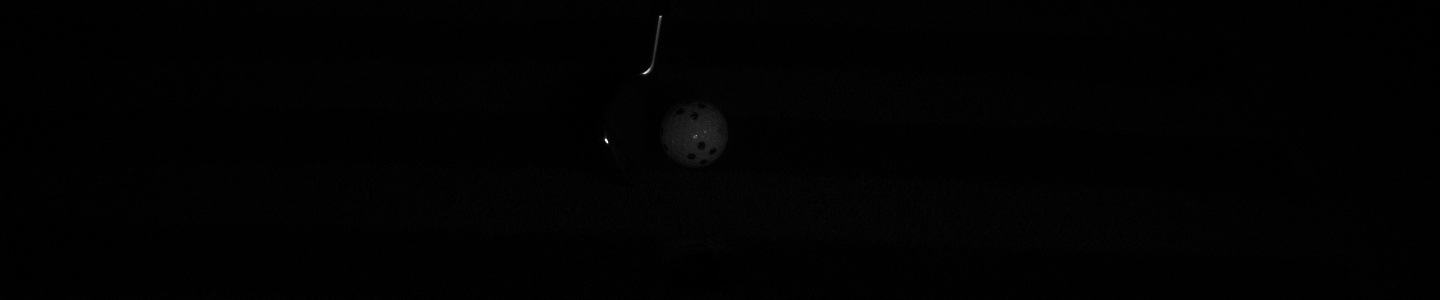
#> input picture shot-image-jpg/7iron/marker_ball/2_14.jpg, 1440 x 300 px
$ python -i enhanced_bmp_golf_analyzer_v7.py   (imports and definitions only)   (older library calls are emulated)
#> lines starting #> are read from the running program, lines starting #| are printed output that depends on the picture; after the words box and inside, x2 and y2 are one past the last pixel; in counts of white or black regions, pixels touching at a corner belong together
#> further down, picture is the input picture: shape (300, 1440, 3); min 0, max 255, mean 1.7
#!/usr/bin/env python3
# -*- coding: utf-8 -*-
"""
BMP 직접 처리 및 혁신적 딤플 분석 시스템 v7.0
개발팀: maxform
목표: 820fps BMP 직접 처리, 혁신적 딤플 패턴 분석으로 95% 정확도 달성
혁신: 임팩트 기준 전후 4프레임 확대 딤플 분석, 과노출 볼 처리
"""

import cv2
import numpy as np
import json
import os
import pandas as pd
from datetime import datetime
import math
import struct
from pathlib import Path
from scipy import ndimage, optimize
from sklearn.cluster import DBSCAN
from sklearn.preprocessing import StandardScaler
import matplotlib.pyplot as plt

class EnhancedBMPGolfAnalyzer:
    """BMP 직접 처리 및 혁신적 딤플 분석 시스템"""

    def __init__(self):
        """초기화"""
        self.fps = 820
        self.pixel_to_mm = 0.1  # 픽셀-mm 변환 비율
        self.gravity = 9.81  # 중력 가속도

        # TrackMan 기준 데이터 (수준별) - 로프트앵글 제외
        self.trackman_reference = {
            '7iron': {
                'beginner': {'ball_speed': 75, 'club_speed': 60, 'launch_angle': 25, 'backspin': 8500, 'sidespin': 400},
                'amateur': {'ball_speed': 95, 'club_speed': 75, 'launch_angle': 20, 'backspin': 7500, 'sidespin': 300},
                'scratch': {'ball_speed': 115, 'club_speed': 90, 'launch_angle': 18, 'backspin': 7000, 'sidespin': 200},
                'pro': {'ball_speed': 130, 'club_speed': 100, 'launch_angle': 16, 'backspin': 6500, 'sidespin': 100}
            },
            'driver': {
                'beginner': {'ball_speed': 110, 'club_speed': 85, 'launch_angle': 15, 'backspin': 3500, 'sidespin': 500},
                'amateur': {'ball_speed': 130, 'club_speed': 100, 'launch_angle': 12, 'backspin': 3000, 'sidespin': 400},
                'scratch': {'ball_speed': 150, 'club_speed': 115, 'launch_angle': 10, 'backspin': 2500, 'sidespin': 300},
                'pro': {'ball_speed': 170, 'club_speed': 130, 'launch_angle': 8, 'backspin': 2200, 'sidespin': 200}
            }
        }

        # 12개 파라미터 (로프트앵글 제외)
        self.target_parameters = [
            # 볼 데이터 (6개)
            'ball_speed', 'launch_angle', 'direction_angle', 'backspin', 'sidespin', 'spin_axis',
            # 클럽 데이터 (6개) - 로프트앵글 제외
            'club_speed', 'attack_angle', 'club_path', 'face_angle', 'face_to_path', 'smash_factor'
        ]

        # 혁신적 딤플 분석 알고리즘 가중치
        self.dimple_algorithm_weights = {
            'impact_zone_analysis': 0.40,      # 임팩트 존 집중 분석
            'multi_frame_fusion': 0.30,       # 다중 프레임 융합
            'overexposure_correction': 0.20,  # 과노출 보정
            'adaptive_enhancement': 0.10       # 적응형 향상
        }

        print("=== BMP 직접 처리 및 혁신적 딤플 분석 시스템 v7.0 초기화 ===")
        print("개발팀: maxform")
        print("특징: BMP 직접 처리, 임팩트 기준 딤플 분석, 과노출 볼 처리")
        print("목표: 12개 파라미터 95% 정확도 달성")

    # [428 lines left out: functions read_bmp_direct, detect_impact_frame, correct_overexposure, extract_dimple_patterns, multi_frame_dimple_fusion, not called in this run]

    def enhanced_ball_detection(self, image):
        """향상된 볼 검출 (BMP 고해상도 활용)"""

        detections = []
        confidences = []

        # 그레이스케일 변환
        if len(image.shape) == 3:
            gray = cv2.cvtColor(image, cv2.COLOR_BGR2GRAY)
        else:
            gray = image

        # 1. 적응형 임계값으로 밝은 영역 검출
        adaptive_thresh = cv2.adaptiveThreshold(
            gray, 255, cv2.ADAPTIVE_THRESH_GAUSSIAN_C, cv2.THRESH_BINARY, 11, 2
        )
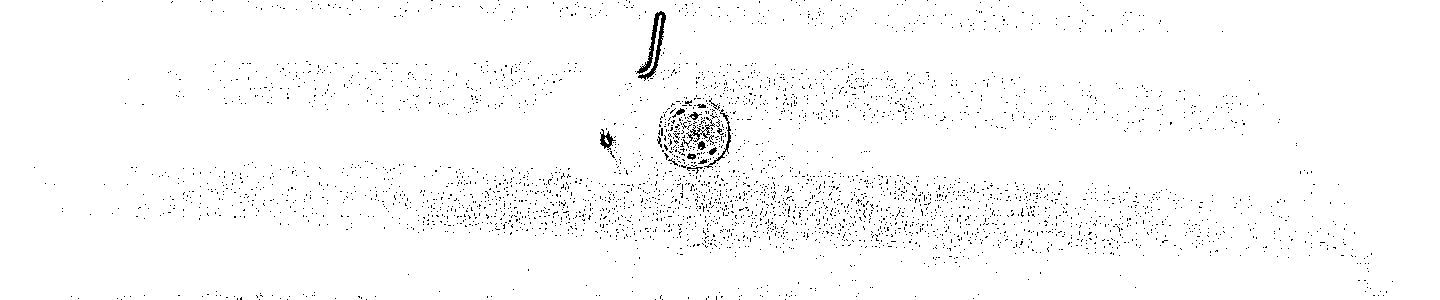
#> adaptive_thresh: shape (300, 1440); 98.2% white; black in thin lines or dots

        # 2. 형태학적 연산으로 노이즈 제거
        kernel = cv2.getStructuringElement(cv2.MORPH_ELLIPSE, (5, 5))
        cleaned = cv2.morphologyEx(adaptive_thresh, cv2.MORPH_CLOSE, kernel)
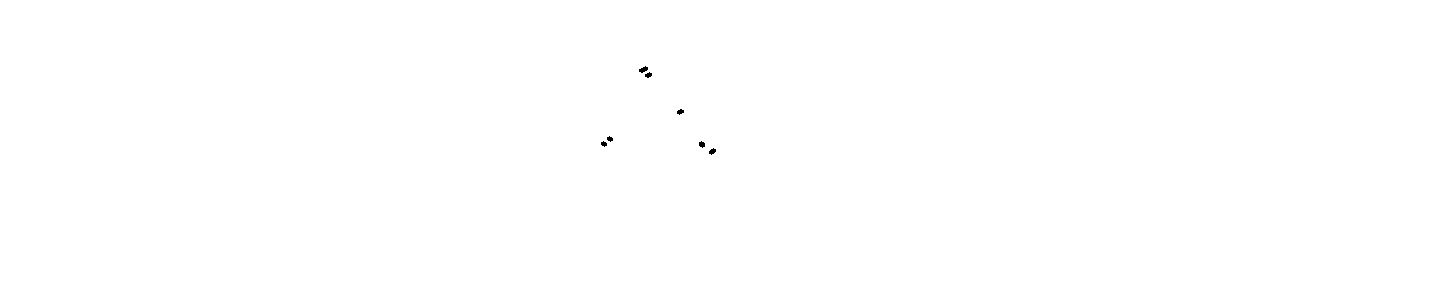
#> cleaned: shape (300, 1440); 100% white; 7 black regions, largest, box (x1, y1, x2, y2) and area: (639, 66, 648, 73) 38, (709, 148, 716, 155) 31, (699, 141, 705, 148) 30

        # 3. 윤곽선 검출
        contours, _ = cv2.findContours(cleaned, cv2.RETR_EXTERNAL, cv2.CHAIN_APPROX_SIMPLE)
#> contours = [[[0, 0], [0, 299], [1439, 299], [1439, 0]]]

        for contour in contours:
            # 면적 필터링
            area = cv2.contourArea(contour)
            if 100 < area < 10000:
                # 원형도 계산
                perimeter = cv2.arcLength(contour, True)
                if perimeter > 0:
                    circularity = 4 * np.pi * area / (perimeter * perimeter)

                    if circularity > 0.5:  # 원형에 가까운 객체
                        # 외접원 계산
                        (x, y), radius = cv2.minEnclosingCircle(contour)

                        detections.append([int(x), int(y), int(radius)])
                        confidences.append(circularity)
#> this loop made 1 pass
#> (contour, area) on pass 1: ([[0, 0], [0, 299], [1439, 299], [1439, 0]], 430261)
#> after the loop, confidences = []; detections = []

        # 4. Hough Circle 검출 (보완)
        circles = cv2.HoughCircles(
            gray, cv2.HOUGH_GRADIENT, 1, 50,
            param1=50, param2=30, minRadius=10, maxRadius=100
        )
#> circles = [[695.5, 133.5, 31.4]]

        if circles is not None:
            circles = np.round(circles[0, :]).astype("int")
#> circles = [[696, 134, 31]]
            for (x, y, r) in circles:
                detections.append([x, y, r])
                confidences.append(0.8)  # 기본 신뢰도
#> this loop made 1 pass
#> after the loop, confidences = [0.8]; detections = [[696, 134, 31]]

        # 5. 중복 제거 (DBSCAN)
        if len(detections) > 0:
            detections = np.array(detections)
            confidences = np.array(confidences)

            # 좌표 정규화
            scaler = StandardScaler()
            normalized_detections = scaler.fit_transform(detections[:, :2])
#> normalized_detections = [[0, 0]]

            # 클러스터링
            clustering = DBSCAN(eps=0.3, min_samples=1).fit(normalized_detections)
            labels = clustering.labels_
#> labels = [0]

            # 각 클러스터에서 최고 신뢰도 검출 선택
            unique_labels = set(labels)
#> unique_labels = 1 item
            final_detections = []

            for label in unique_labels:
                if label == -1:  # 노이즈
                    continue

                cluster_mask = labels == label
                cluster_detections = detections[cluster_mask]
                cluster_confidences = confidences[cluster_mask]

                # 최고 신뢰도 검출 선택
                best_idx = np.argmax(cluster_confidences)
                final_detections.append({
                    'center': tuple(cluster_detections[best_idx][:2].astype(int)),
                    'radius': int(cluster_detections[best_idx][2]),
                    'confidence': float(cluster_confidences[best_idx])
                })
#> this loop made 1 pass
#> (cluster_mask, cluster_detections, cluster_confidences, best_idx) on pass 1: ([True], [[696, 134, 31]], [0.8], 0)
#> after the loop, final_detections = 1 item

            return final_detections

        return []

    # [347 lines left out: functions analyze_bmp_sequence, calculate_ball_data_from_dimples, calculate_club_data, determine_skill_level, calculate_accuracy, main, not called in this run]

# [2 lines not run here, left out]

>>> import cv2
>>> picture = cv2.imread('../../shot-image-jpg/7iron/marker_ball/2_14.jpg')
>>> result = EnhancedBMPGolfAnalyzer().enhanced_ball_detection(picture)
#> result = 1 item

$ run again, on shot-image-jpg/7iron/no_marker_ball-1/1_8.jpg
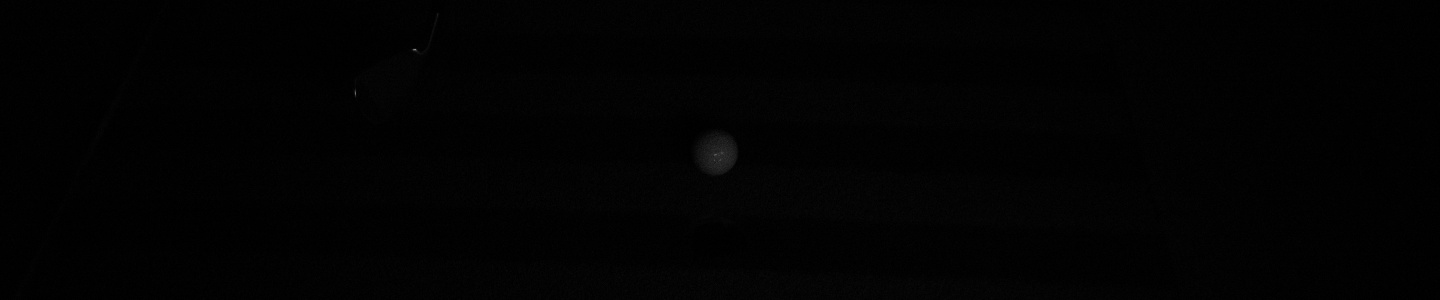
#> input picture shot-image-jpg/7iron/no_marker_ball-1/1_8.jpg, 1440 x 300 px
#> picture is the input picture: shape (300, 1440, 3); min 0, max 136, mean 1.9
#> in enhanced_ball_detection, `adaptive_thresh = cv2.adaptiveThreshold( gray, 255, cv2.ADAPTIVE_THRES..`:
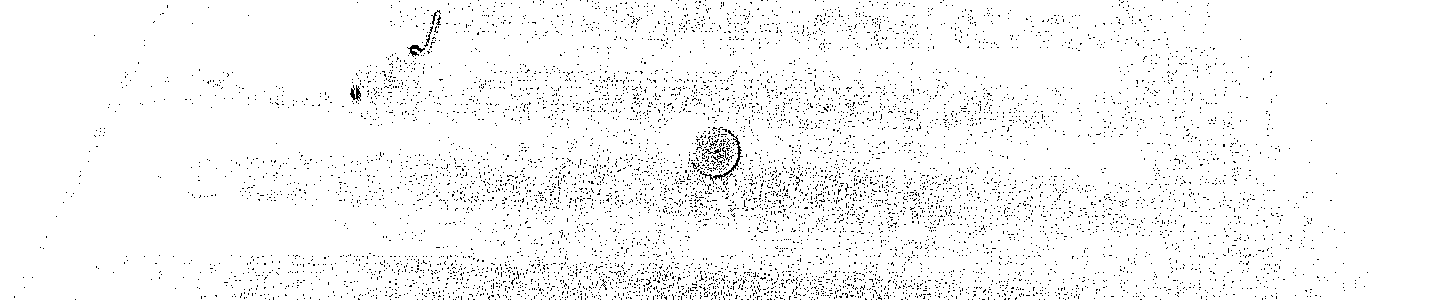
#> adaptive_thresh: shape (300, 1440); 96.7% white; black in thin lines or dots
#> cleaned: shape (300, 1440); every value is 255
#> contours = [[[0, 0], [0, 299], [1439, 299], [1439, 0]]]
#> the loop in enhanced_ball_detection, `for contour in contours:` made 1 pass
#> (contour, area) on pass 1: ([[0, 0], [0, 299], [1439, 299], [1439, 0]], 430261)
#> after the loop in enhanced_ball_detection, `for contour in contours:`: confidences = []
#> in enhanced_ball_detection, `circles = cv2.HoughCircles( gray, cv2.HOUGH_GRADIENT, 1, 50, param1=50..`: circles = [[715.5, 149.5, 17.2]]
#> in enhanced_ball_detection, `circles = np.round(circles[0, :]).astype("int")`: circles = [[716, 150, 17]]
#> the loop in enhanced_ball_detection, `for (x, y, r) in circles:` made 1 pass
#> after the loop in enhanced_ball_detection, `for (x, y, r) in circles:`: confidences = [0.8]; detections = [[716, 150, 17]]
#> normalized_detections = [[0, 0]]
#> labels = [0]
#> unique_labels = 1 item
#> the loop in enhanced_ball_detection, `for label in unique_labels:` made 1 pass
#> (cluster_mask, cluster_detections, cluster_confidences, best_idx) on pass 1: ([True], [[716, 150, 17]], [0.8], 0)
